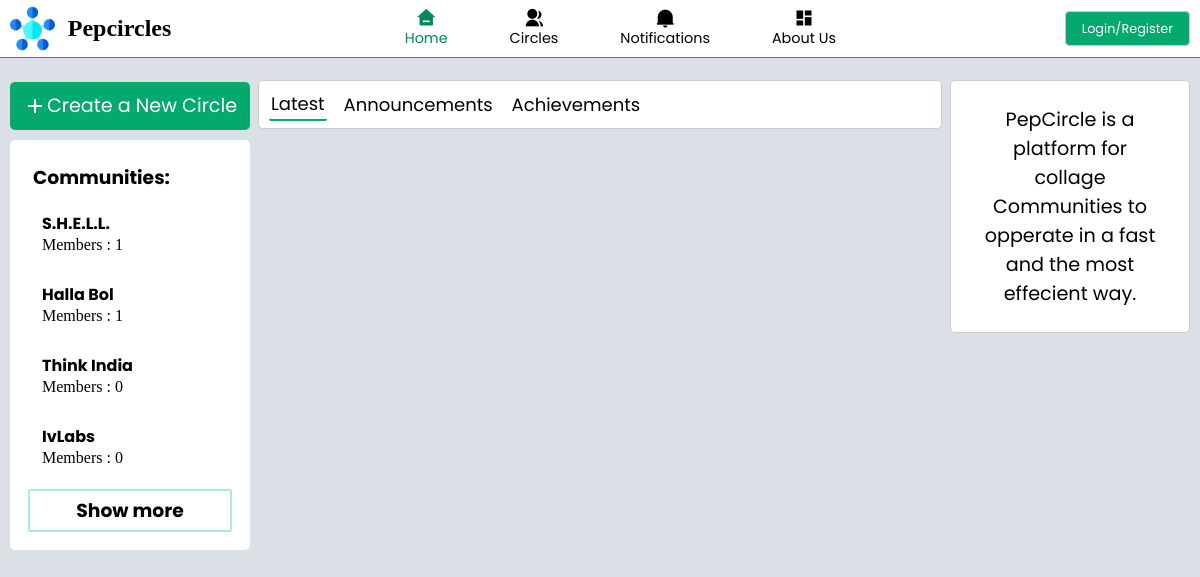
The page / on the database its author committed.
### tables this page shows
CREATE TABLE `staticcircleinfo` (
  `circleId` int(11) NOT NULL,
  `circleName` char(250) NOT NULL,
  `circleLogo` varchar(3000) NOT NULL,
  `circleDiscription` varchar(5000) NOT NULL,
  `circleBanner` varchar(3000) NOT NULL DEFAULT 'low_poly_banner_design_1711.jpg',
  `circleStatus` int(11) NOT NULL,
  `collegeId` int(11) NOT NULL,
  `followerCount` int(11) NOT NULL
);

### index.php (the view, shortened to what this page needs)
<?php
include "pages/back/database_connection.php";
?>
<!DOCTYPE html>
<html lang="en">
<head>
    <link rel="stylesheet" href="/collageCommunity/css/index.css">
</head>
<body>
    <?php
    include "pages/navbar.php";
    ?>
    <div class="main">
        <div class="comm_bar">
            <div class="create">
                <a href="pages/create_comm.php" id="comm">
                    <div><i class="ri-add-line"></i>
                        <p>Create a New Circle</p>
                    </div>
                </a>
            </div>
            <?php
            if (isset($_SESSION['login_status']) && $_SESSION['login_status'] == 'logged_in') {
            ?>
            <div class="sub_comm_bar">
                <h3 class="head">Communities:</h3>
                <ul>
                    <?php
                    if (mysqli_num_rows($res) > 0) {
                        while ($row = mysqli_fetch_assoc($res)) {
                    ?>
                            <li>
                                <a href="pages/community_page.php?commid=<?php echo $row['circleId'] ?>">
                                    <h3><?php echo $row['circleName']; ?></h3>
                                    <p>Members : <?php echo $row['followerCount']; ?></p>
                                </a>
                            </li>
                    <?php
                        }
                    }
                    ?>
                </ul>
                <div class="show_more">
                    <h3 class="head"><a href="pages/circles.php">Show more</a></h3>
                </div>
            </div>
            <?php }else{
            ?>
            <div class="sub_comm_bar">
                <h3 class="head">Communities:</h3>
                <ul>
                    <?php
                    $new_sql = "SELECT * FROM staticcircleinfo ORDER BY followerCount DESC LIMIT 4";
                    $new_res = mysqli_query($conn, $new_sql);
                    if (mysqli_num_rows($new_res) > 0) {
                        while ($row = mysqli_fetch_assoc($new_res)) {
                    ?>
                            <li>
                                <a href="pages/community_page.php?commid=<?php echo $row['circleId'] ?>">
                                    <h3><?php echo $row['circleName']; ?></h3>
                                    <p>Members : <?php echo $row['followerCount']; ?></p>
                                </a>
                            </li>
                    <?php
                        }
                    }
                    ?>
                </ul>
                <div class="show_more">
                    <h3 class="head"><a href="pages/circles.php">Show more</a></h3>
                </div>
            </div>
            <?php
            } ?>
        </div>
        <div class="feed">
            <div class="tags">
                <a class="ind-tag current" id="latest-posts">Latest</a>
                <a class="ind-tag" id="announcements">Announcements</a>
                <a class="ind-tag" id="achievements">Achievements</a>
            </div>
        </div>
        <div class="right_side">
                <?php
                    if (isset($_SESSION['login_status'])) {
                        if (mysqli_num_rows($res3) > 0) {
                            $row3 = mysqli_fetch_assoc($res3);
                ?>
            <a href="pages/profile_page.php">
                <div class="profile" id="profile">
                    <div class="img">
                        <img src="<?php echo "images/profile_img/".$row3['profile_img']; ?>">
                    </div>
                    <div class="info">
                        <p><?php echo $row3['user_name']; ?></p>
                        <p><?php $row3['about']; ?></p>
                    </div>
                    <!-- <div class="pro_cir">
                        <p>Your circles : 5</p>
                        <p>Members : 500</p>
                    </div> -->
                </div>
            </a>
            <!-- <div class="sub_comm_bar" id="recent">
                <h3 class="head">Recent Posts:</h3>
                <ul>
                    <li>
                        <a href="#">
                            <h3>This_Community</h3>
                            <p>Community Discription</p>
                        </a>
                    </li>
                    <li>
                        <a href="#">
                            <h3>This_Community</h3>
                            <p>Community Discription</p>
                        </a>
                    </li>
                    <li>
                        <a href="#">
                            <h3>This_Community</h3>
                            <p>Community Discription</p>
                        </a>
                    </li>
                </ul>
            </div> -->
            <?php } } else{ ?>
                <div class="profile">
                    <div class = "info">
                        <p>PepCircle is a platform for collage Communities to opperate in a fast and the most effecient way.</p>
                    </div>
                </div>
            <?php } ?>
        </div>
    </div>
</body>
</html>

### css/index.css (style rules this page uses)
.main { display: flex; height: 100%; }
.comm_bar { margin: 1.36rem 10px 0 10px; width: 20%; height: 100%; position: fixed; z-index: 1; top: 60px; left: 0; overflow-x: hidden; }
.sub_comm_bar { margin: 10px 0 10px 0; background-color: white; border: 2px #ffffff solid; border-radius: 5px; padding: 1rem; flex: 1; }
.show_more { margin-top: 0.5rem; border-radius: 2px; border:2px solid #a7edd8; }
.show_more h3 { display: flex; justify-content: center; align-items: center; }
.sub_comm_bar .head { font-family: 'Poppins'; padding: 5px 5px 5px 5px; }
.sub_comm_bar ul li { padding: 12px 12px 12px 12px; border: 2px solid #ffffff; }
.sub_comm_bar ul li h3 { font-size: 1rem; font-family: 'Poppins'; }
.create { background-color: #04AA6D; color: white; padding: 0.6rem; border-radius: 5px; }
#comm div { display: flex; justify-content: center; align-items: center; }
#comm i { font-size: 1.5rem; color: white; }
#comm p { font-size: 1.2rem; font-family: 'Poppins'; color: white; }
.tags { display: flex; align-items: center; border: 1px #ccc solid; padding: 5px 5px 5px 10px; background-color: white; border-radius: 5px; }
.tags a { cursor: pointer; }
.tags a { margin: 2px 15px 2px 0px; font-family: 'Poppins'; font-size: 18px; padding: 2px 2px 2px 2px; border-radius: 2px; }
.current { padding-bottom: 0px; border-bottom: 2px solid #04AA6D; }
.right_side { margin: 10px 10px 0 10px; width: 20%; height: 100%; position: fixed; z-index: 1; top: 60px; right: 0; overflow-x: hidden; }
.profile { margin: 10px 0 10px 0; width: 100%; height: min-content; border: 1px #ccc solid; background-color: white; border-radius: 5px; display: flex; flex-direction: column; justify-content: center; align-items: center; padding: 1rem; }
.info { text-align: center; }
.info :nth-child(1) { font-size: 1.2rem; font-family: 'Poppins'; padding: 0.5rem; }

### css/navbar1.css (style rules this page uses)
* { list-style: none; margin: 0px; padding: 0px; text-decoration: none; box-sizing: border-box; }
body { background-color: #DAE0E6; }
a { color: black; }

### rows shown on the page
staticcircleinfo: circleName "S.H.E.L.L.", followerCount "1"
staticcircleinfo: circleName "Halla Bol", followerCount "1"
staticcircleinfo: circleName "Think India", followerCount "0"
staticcircleinfo: circleName "IvLabs", followerCount "0"
